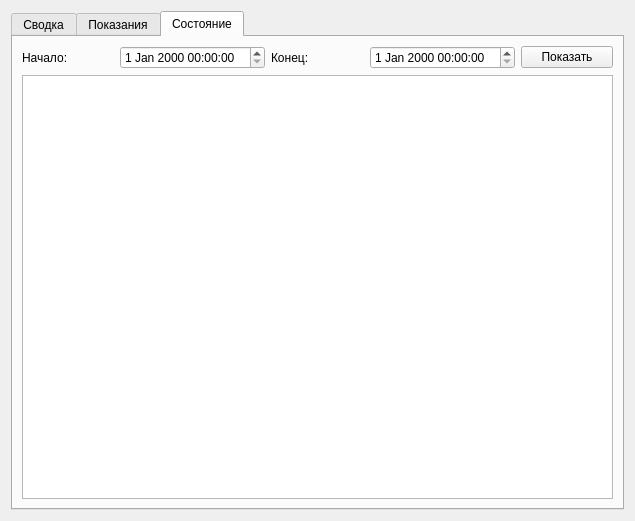
<?xml version="1.0" encoding="UTF-8"?>
<ui version="4.0">
 <class>Form</class>
 <widget class="QWidget" name="Form">
  <property name="geometry">
   <rect>
    <x>0</x>
    <y>0</y>
    <width>635</width>
    <height>521</height>
   </rect>
  </property>
  <property name="windowTitle">
   <string>Датчик</string>
  </property>
  <layout class="QVBoxLayout" name="verticalLayout">
   <item>
    <widget class="QTabWidget" name="tabWidget">
     <property name="currentIndex">
      <number>2</number>
     </property>
     <widget class="QWidget" name="tab">
      <attribute name="title">
       <string>Сводка</string>
      </attribute>
      <layout class="QFormLayout" name="formLayout">
       <item row="0" column="0">
        <widget class="QLabel" name="label">
         <property name="text">
          <string>Датчик:</string>
         </property>
        </widget>
       </item>
       <item row="0" column="1">
        <widget class="QLabel" name="label_6">
         <property name="text">
          <string/>
         </property>
        </widget>
       </item>
       <item row="1" column="0">
        <widget class="QLabel" name="label_2">
         <property name="text">
          <string>Номер:</string>
         </property>
        </widget>
       </item>
       <item row="1" column="1">
        <widget class="QLabel" name="label_7">
         <property name="text">
          <string>1</string>
         </property>
        </widget>
       </item>
       <item row="2" column="0">
        <widget class="QLabel" name="label_11">
         <property name="text">
          <string>Показания:</string>
         </property>
        </widget>
       </item>
       <item row="2" column="1">
        <widget class="QLabel" name="label_12">
         <property name="text">
          <string>17</string>
         </property>
        </widget>
       </item>
       <item row="3" column="0">
        <widget class="QLabel" name="label_3">
         <property name="text">
          <string>Порог 1:</string>
         </property>
        </widget>
       </item>
       <item row="3" column="1">
        <widget class="QLabel" name="label_8">
         <property name="text">
          <string>Вкл</string>
         </property>
        </widget>
       </item>
       <item row="4" column="0">
        <widget class="QLabel" name="label_4">
         <property name="text">
          <string>Порог 2:</string>
         </property>
        </widget>
       </item>
       <item row="4" column="1">
        <widget class="QLabel" name="label_9">
         <property name="text">
          <string>Выкл</string>
         </property>
        </widget>
       </item>
       <item row="5" column="0">
        <widget class="QLabel" name="label_5">
         <property name="text">
          <string>Состояние:</string>
         </property>
        </widget>
       </item>
       <item row="5" column="1">
        <widget class="QLabel" name="label_10">
         <property name="text">
          <string>OK</string>
         </property>
        </widget>
       </item>
      </layout>
     </widget>
     <widget class="QWidget" name="tab_2">
      <attribute name="title">
       <string>Показания</string>
      </attribute>
      <layout class="QVBoxLayout" name="verticalLayout_2">
       <item>
        <layout class="QHBoxLayout" name="horizontalLayout">
         <item>
          <widget class="QLabel" name="label_13">
           <property name="text">
            <string>Начало:</string>
           </property>
          </widget>
         </item>
         <item>
          <widget class="QDateTimeEdit" name="dateTimeEdit_2"/>
         </item>
         <item>
          <widget class="QLabel" name="label_14">
           <property name="text">
            <string>Конец:</string>
           </property>
          </widget>
         </item>
         <item>
          <widget class="QDateTimeEdit" name="dateTimeEdit"/>
         </item>
         <item>
          <widget class="QPushButton" name="pushButton">
           <property name="text">
            <string>Показать</string>
           </property>
          </widget>
         </item>
        </layout>
       </item>
       <item>
        <widget class="QGraphicsView" name="graphicsView"/>
       </item>
      </layout>
     </widget>
     <widget class="QWidget" name="tab_3">
      <attribute name="title">
       <string>Состояние</string>
      </attribute>
      <layout class="QVBoxLayout" name="verticalLayout_3">
       <item>
        <layout class="QHBoxLayout" name="horizontalLayout_2">
         <item>
          <widget class="QLabel" name="label_15">
           <property name="text">
            <string>Начало:</string>
           </property>
          </widget>
         </item>
         <item>
          <widget class="QDateTimeEdit" name="dateTimeEdit_3"/>
         </item>
         <item>
          <widget class="QLabel" name="label_16">
           <property name="text">
            <string>Конец:</string>
           </property>
          </widget>
         </item>
         <item>
          <widget class="QDateTimeEdit" name="dateTimeEdit_4"/>
         </item>
         <item>
          <widget class="QPushButton" name="pushButton_2">
           <property name="text">
            <string>Показать</string>
           </property>
          </widget>
         </item>
        </layout>
       </item>
       <item>
        <widget class="QGraphicsView" name="graphicsView_2"/>
       </item>
      </layout>
     </widget>
    </widget>
   </item>
  </layout>
 </widget>
 <resources/>
 <connections/>
</ui>
